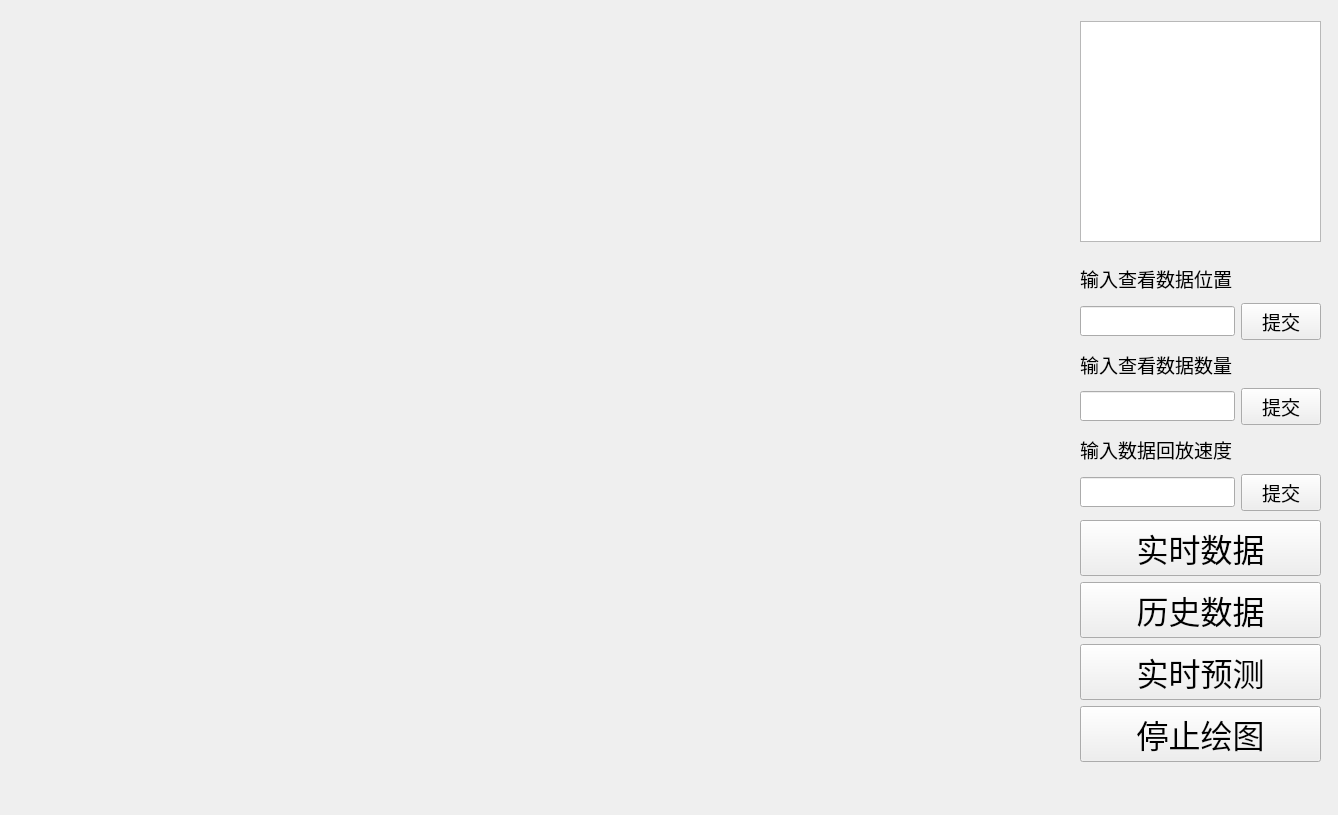
<?xml version="1.0" encoding="UTF-8"?>
<ui version="4.0">
 <class>Form</class>
 <widget class="QWidget" name="Form">
  <property name="geometry">
   <rect>
    <x>0</x>
    <y>0</y>
    <width>1338</width>
    <height>815</height>
   </rect>
  </property>
  <property name="windowTitle">
   <string>Form</string>
  </property>
  <widget class="QWidget" name="gridLayoutWidget_3">
   <property name="geometry">
    <rect>
     <x>0</x>
     <y>-10</y>
     <width>1061</width>
     <height>811</height>
    </rect>
   </property>
   <layout class="QGridLayout" name="plotpannel_2"/>
  </widget>
  <widget class="QWidget" name="layoutWidget">
   <property name="geometry">
    <rect>
     <x>1080</x>
     <y>260</y>
     <width>241</width>
     <height>251</height>
    </rect>
   </property>
   <layout class="QGridLayout" name="commitpannel">
    <item row="0" column="0" colspan="2">
     <widget class="QLabel" name="label_3">
      <property name="font">
       <font>
        <family>Times New Roman</family>
        <pointsize>14</pointsize>
       </font>
      </property>
      <property name="text">
       <string>输入查看数据位置</string>
      </property>
     </widget>
    </item>
    <item row="1" column="0">
     <widget class="QLineEdit" name="idinput">
      <property name="font">
       <font>
        <family>Times New Roman</family>
        <pointsize>14</pointsize>
       </font>
      </property>
     </widget>
    </item>
    <item row="1" column="1">
     <widget class="QPushButton" name="idcommitbutton">
      <property name="font">
       <font>
        <family>Times New Roman</family>
        <pointsize>14</pointsize>
       </font>
      </property>
      <property name="text">
       <string>提交</string>
      </property>
     </widget>
    </item>
    <item row="2" column="0" colspan="2">
     <widget class="QLabel" name="label">
      <property name="font">
       <font>
        <family>Times New Roman</family>
        <pointsize>14</pointsize>
       </font>
      </property>
      <property name="text">
       <string>输入查看数据数量</string>
      </property>
     </widget>
    </item>
    <item row="3" column="0">
     <widget class="QLineEdit" name="historyinput">
      <property name="font">
       <font>
        <family>Times New Roman</family>
        <pointsize>14</pointsize>
       </font>
      </property>
     </widget>
    </item>
    <item row="3" column="1">
     <widget class="QPushButton" name="historycommitbutton">
      <property name="font">
       <font>
        <family>Times New Roman</family>
        <pointsize>14</pointsize>
       </font>
      </property>
      <property name="text">
       <string>提交</string>
      </property>
     </widget>
    </item>
    <item row="4" column="0" colspan="2">
     <widget class="QLabel" name="label_2">
      <property name="font">
       <font>
        <family>Times New Roman</family>
        <pointsize>14</pointsize>
       </font>
      </property>
      <property name="text">
       <string>输入数据回放速度</string>
      </property>
     </widget>
    </item>
    <item row="5" column="0">
     <widget class="QLineEdit" name="speedinput">
      <property name="font">
       <font>
        <family>Times New Roman</family>
        <pointsize>14</pointsize>
       </font>
      </property>
     </widget>
    </item>
    <item row="5" column="1">
     <widget class="QPushButton" name="speedCommitbutton">
      <property name="font">
       <font>
        <family>Times New Roman</family>
        <pointsize>14</pointsize>
       </font>
      </property>
      <property name="text">
       <string>提交</string>
      </property>
     </widget>
    </item>
   </layout>
  </widget>
  <widget class="QWidget" name="layoutWidget_2">
   <property name="geometry">
    <rect>
     <x>1930</x>
     <y>280</y>
     <width>251</width>
     <height>181</height>
    </rect>
   </property>
   <layout class="QVBoxLayout" name="verticalLayout_2">
    <item>
     <widget class="QPushButton" name="stoprealtimeplot">
      <property name="font">
       <font>
        <family>AcadEref</family>
        <pointsize>24</pointsize>
       </font>
      </property>
      <property name="text">
       <string>关闭实时数据</string>
      </property>
     </widget>
    </item>
    <item>
     <widget class="QPushButton" name="stophistoryplot">
      <property name="font">
       <font>
        <family>AcadEref</family>
        <pointsize>24</pointsize>
       </font>
      </property>
      <property name="text">
       <string>关闭历史数据</string>
      </property>
     </widget>
    </item>
    <item>
     <widget class="QPushButton" name="stoppredict">
      <property name="font">
       <font>
        <family>AcadEref</family>
        <pointsize>24</pointsize>
       </font>
      </property>
      <property name="text">
       <string>关闭实时预测</string>
      </property>
     </widget>
    </item>
   </layout>
  </widget>
  <widget class="QGraphicsView" name="graphicsView">
   <property name="geometry">
    <rect>
     <x>1080</x>
     <y>21</y>
     <width>241</width>
     <height>221</height>
    </rect>
   </property>
  </widget>
  <widget class="QWidget" name="layoutWidget_3">
   <property name="geometry">
    <rect>
     <x>1080</x>
     <y>520</y>
     <width>241</width>
     <height>243</height>
    </rect>
   </property>
   <layout class="QVBoxLayout" name="plotpannel">
    <item>
     <widget class="QPushButton" name="startrealtimeplot">
      <property name="font">
       <font>
        <family>AcadEref</family>
        <pointsize>24</pointsize>
       </font>
      </property>
      <property name="text">
       <string>实时数据</string>
      </property>
     </widget>
    </item>
    <item>
     <widget class="QPushButton" name="starthistoryplot">
      <property name="font">
       <font>
        <family>AcadEref</family>
        <pointsize>24</pointsize>
       </font>
      </property>
      <property name="text">
       <string>历史数据</string>
      </property>
     </widget>
    </item>
    <item>
     <widget class="QPushButton" name="startpredict">
      <property name="font">
       <font>
        <family>AcadEref</family>
        <pointsize>24</pointsize>
       </font>
      </property>
      <property name="text">
       <string>实时预测</string>
      </property>
     </widget>
    </item>
    <item>
     <widget class="QPushButton" name="stopplot">
      <property name="font">
       <font>
        <family>AcadEref</family>
        <pointsize>24</pointsize>
       </font>
      </property>
      <property name="text">
       <string>停止绘图</string>
      </property>
     </widget>
    </item>
   </layout>
  </widget>
 </widget>
 <resources/>
 <connections/>
</ui>
